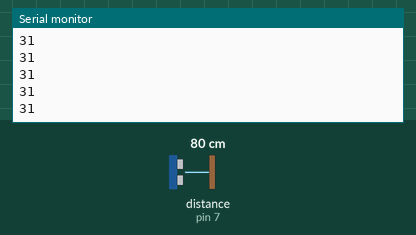
Simulated run of this sketch. Board: Arduino Uno, built with avr-gcc and run on an emulated ATmega328P. Parts: the last lines printed to the serial monitor. Wiring (inferred from the names in the program): range finder with pulse-width output: data pin 7. The test bench sets the inputs (shaded band); at power-on: distance to the obstacle (sensor on pin 7) 80 cm. The echo pulse lasts 58.3 µs per cm.

Above: at 1.2 s.
1.3 s: distance to the obstacle (sensor on pin 7) set to 2 cm
At 1.39 s:
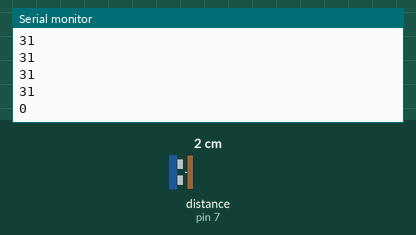
2.8 s: distance to the obstacle (sensor on pin 7) set to 4 cm
At 2.81 s:
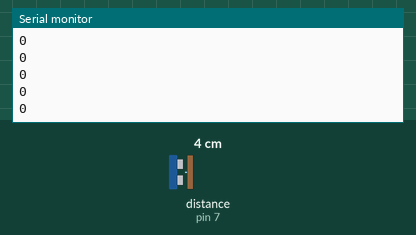
Timing chart, 0 to 5.8 s (numbered marks = the images above; inputs shaded):
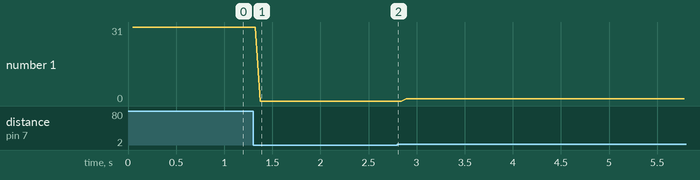

The sketch:

ez1.ino
```cpp
// ARDUINO CODE TO CONTROL EZ1 ULTRASONIC SENSOR
// KEVIN WALKER 2012

int pwPin = 7;

void setup() {
  Serial.begin(115200);
}

void loop() {
  pinMode(7, INPUT);
  int pulse = pulseIn(7, HIGH);
  int inches = pulse / 147; //147uS per inch
  if (inches < 50) {
    Serial.print(inches);
    Serial.println();
    //delay(500);
  }
}
```

Measured:
- after the input at 1.3 s, the serial monitor: prints a new line after 0.07 s (image 1)
- plotted number 1: 31 → 0 after the input at 1.3 s, 0 → 1 after the input at 2.8 s
